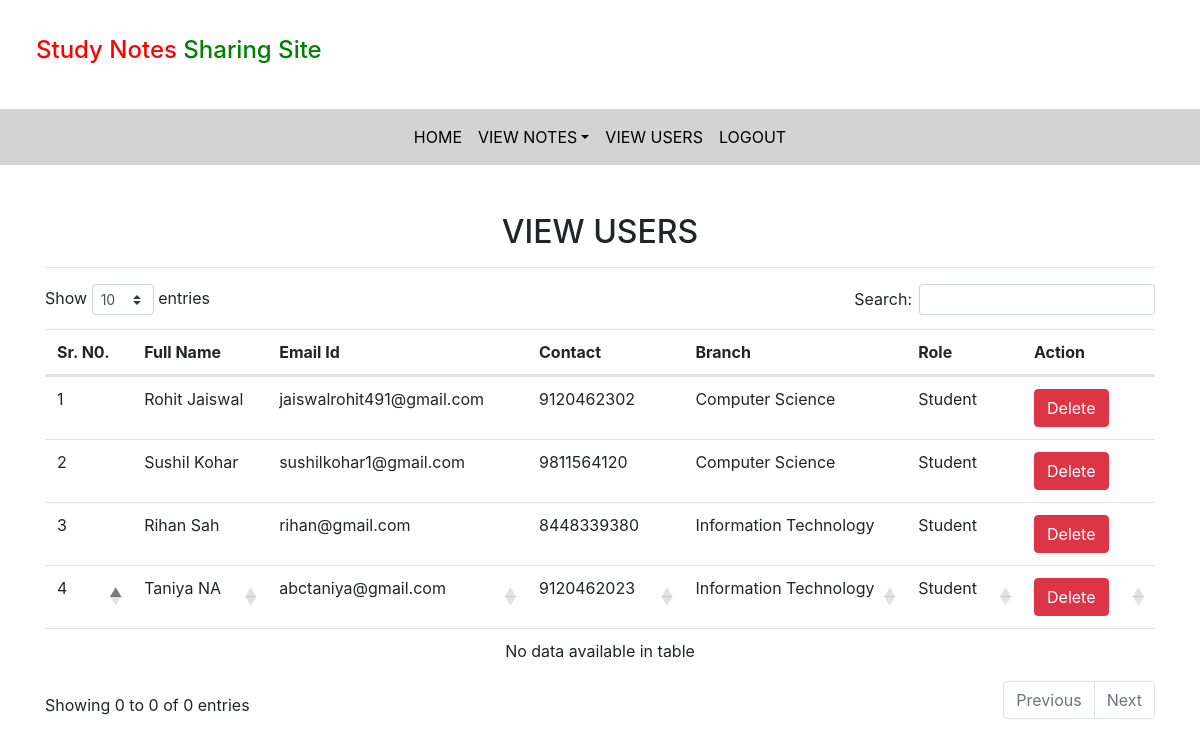
The app's page /view_users (signed in) with its own data.
### notes/models.py (models this page shows, shortened)
class Signup(models.Model):
    user = models.ForeignKey(User, on_delete=models.CASCADE)
    contact = models.CharField(max_length=10,null=True)
    branch = models.CharField(max_length=30)
    role = models.CharField(max_length=15)

### notes/views.py (the view)
# urls.py: path('view_users',view_users,name='view_users'),
def view_users(request):
    if not request.user.is_authenticated:
        return redirect('login_admin')
    users = Signup.objects.all()
    d = {'users':users}
    return render(request,'view_users.html',d)

### notes/templates/view_users.html (shortened to what this page needs)
{% extends 'admin_nav.html' %}
{% load static %}
{% block body %}
<link rel="stylesheet" href="https://cdnjs.cloudflare.com/ajax/libs/twitter-bootstrap/4.5.2/css/bootstrap.css">
<link rel="stylesheet" href="https://cdn.datatables.net/1.10.24/css/dataTables.bootstrap4.min.css">
<div class="container mt-5">
    <h2 class="text-center">VIEW USERS</h2>
    <HR>
    <table class="table table=bordered" id="example">
       <thead>
           <tr>
               <th>Sr. N0.</th>
               <th>Full Name</th>
               <th>Email Id</th>
               <th>Contact</th>
               <th>Branch</th>
               <th>Role</th>
               <th>Action</th>
           </tr>
           {% for i in users %}
           <tr>
               <td>{{forloop.counter}}</td>
               <td style="text-transform: capitalize">{{i.user.first_name}} {{i.user.last_name}}</td>
               <td>{{i.user.username}}</td>
               <td>{{i.contact}}</td>
               <td>{{i.branch}}</td>
               <td>{{i.role}}</td>
               <td><a href="{% url 'delete_users' i.user.id %}" class = "btn btn-danger" onclick="return confirm('Are you sure?')">Delete</a></td>
           </tr>
           {% endfor %}
       </thead>
   </table>
</div>
{% endblock %}

### records on screen
Signup: user.first_name "Rohit", user.last_name "Jaiswal", user.username "jaiswalrohit491@gmail.com", contact "9120462302", branch "Computer Science", role "Student"
Signup: user.first_name "Sushil", user.last_name "Kohar", user.username "sushilkohar1@gmail.com", contact "9811564120", branch "Computer Science", role "Student"
Signup: user.first_name "Rihan", user.last_name "Sah", user.username "rihan@gmail.com", contact "8448339380", branch "Information Technology", role "Student"
Signup: user.first_name "Taniya", user.last_name "NA", user.username "abctaniya@gmail.com", contact "9120462023", branch "Information Technology", role "Student"
